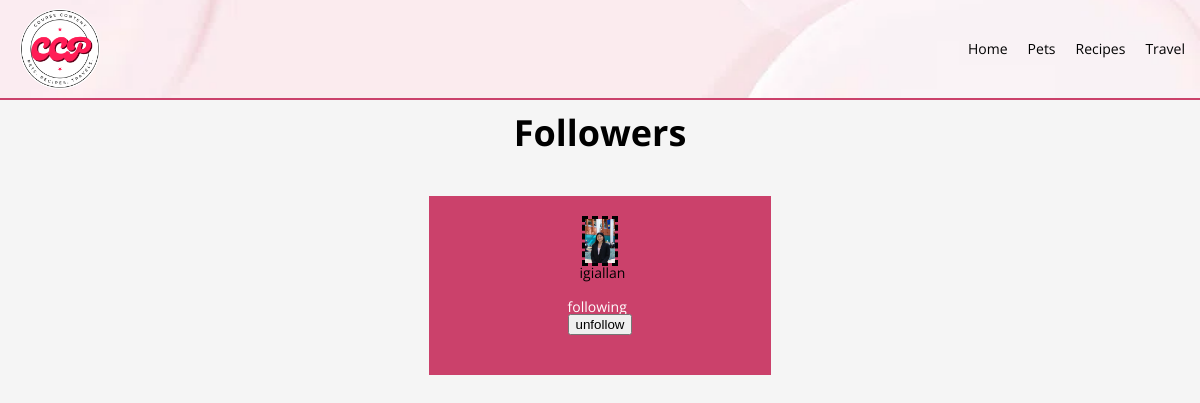
Before: /users/orozcoen/followers/ (signed in) with the older database file.
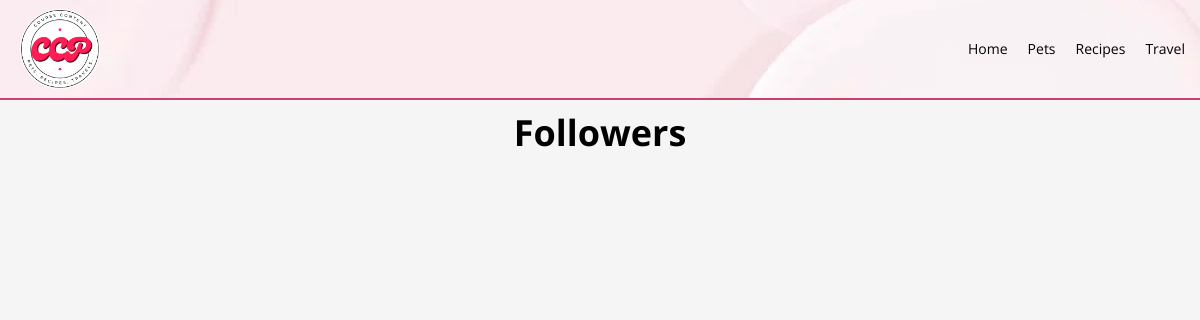
After: the same page with the newer database file.
### tables this page shows
CREATE TABLE following (
  username1 VARCHAR(20) NOT NULL,
  username2 VARCHAR(20) NOT NULL,
  PRIMARY KEY (username1, username2),
  FOREIGN KEY (username1) REFERENCES users(username) ON DELETE CASCADE,
  FOREIGN KEY (username2) REFERENCES users(username) ON DELETE CASCADE
);

CREATE TABLE users (
    username VARCHAR(20) NOT NULL PRIMARY KEY,
    fullname VARCHAR(40) NOT NULL,
    email VARCHAR(40) NOT NULL,
    filename VARCHAR(64) NOT NULL,
    alt VARCHAR(256) NOT NULL,
    password VARCHAR(256) NOT NULL
);

### ccp/views/user.py (the view)
@ccp.app.route('/users/<user_url_slug>/followers/')
def show_user_followers(user_url_slug):
    if 'username' not in flask.session:
        print('wrong')
        return flask.redirect(flask.url_for('show_login'))
    connection = ccp.model.get_db()
    logname = flask.session['username']  # fix after login
    followers = connection.execute(
        f"SELECT u.username AS user, \
            u.filename AS filename, f.username1 AS user1, \
            CASE \
                WHEN EXISTS (SELECT 1 FROM following \
                    WHERE username1 = '{logname}'\
                AND username2 = f.username1) THEN 'Following' \
                ELSE 'Not Following' \
            END AS follow_status \
        FROM users u JOIN following f ON u.username = f.username1 \
        WHERE f.username2 = '{user_url_slug}'"
    )
    follows = followers.fetchall()
    context = {
        "follows": follows,
        "logname": logname,
    }
    return flask.render_template('followers.html', **context)

### ccp/model.py (called while the page is built)
def dict_factory(cursor, row):
    return {col[0]: row[idx] for idx, col in enumerate(cursor.description)}

def get_db():
    if 'sqlite_db' not in flask.g:
        db_filename = ccp.app.config['DATABASE_FILENAME']
        flask.g.sqlite_db = sqlite3.connect(str(db_filename))
        flask.g.sqlite_db.row_factory = dict_factory
        flask.g.sqlite_db.execute("PRAGMA foreign_keys = ON")
    return flask.g.sqlite_db

### ccp/templates/followers.html (shortened to what this page needs)
<!DOCTYPE html>
<html lang="en">
<head>
    <link rel="stylesheet" href="/static/css/html5reset.css">
    <link rel="stylesheet" href="/static/css/style.css">
</head>
<body>
    <header>
        <nav>
            <a class = "ccp-logo" href="/"><img src = "/static/images/ccp_logo.png" alt = "CCP Logo"/></a>
            <ul>
                <li><a href = "/">Home</a></li>
                <li><a href = "/pets/">Pets</a></li>
                <li><a href = "/recipes/">Recipes</a></li>
                <li><a href = "/travel/">Travel</a></li>
            </ul>
        </nav>
    </header>
    <main id = "main">
        <h1>Followers</h1>
        <div class = "container" >
            {% for follow in follows %}
            <div class = "box" style = "width: 30%;">
                <img src = "{{ url_for('download_file', filename=follow.filename) }}" width="50" height="50" alt = "follower profile">
                <a class = "bold" style = "margin-left: 5px;" href = "/users/{{follow.user}}/"> {{follow.user}}</a>
                    {% if logname != follow.user %}
                        {% if follow.follow_status == "Following" %}
                        <div class = "right">
                            following
                            <form action="{{ url_for('following_handler') }}?target=/users/{{ follow.user }}" method="post" enctype="multipart/form-data">
                                <input type="submit" name="unfollow" value="unfollow"/>
                            </form>
                        </div>
                        {% endif %}
                    {% endif %}
            </div>
            {% endfor %}
        </div>
    </main>
</body>
</html>

Changed rows visible on the page:
removed following: filename (picture), user "igiallan"
